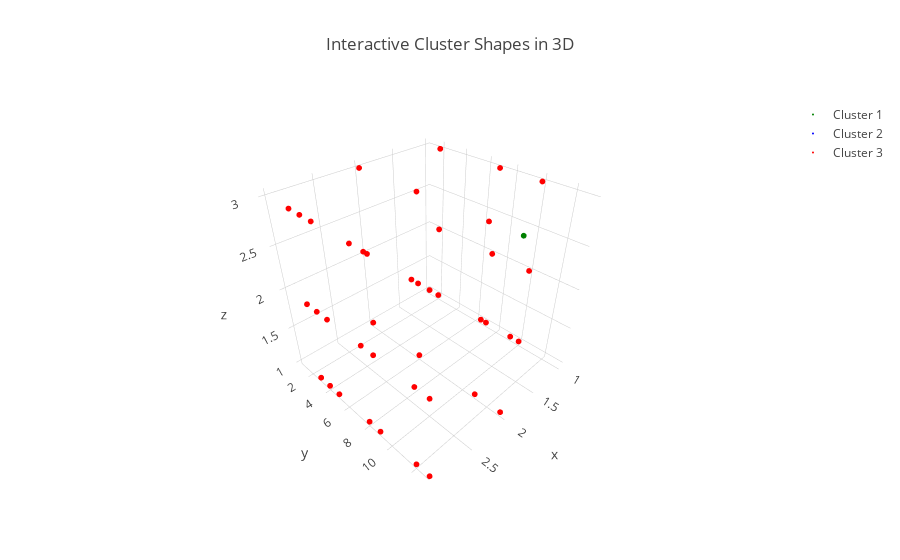

The notebook cell this image was saved under:
### Code cell
cluster1=df.loc[df['difficulty'] == 1]
cluster2=df.loc[df['difficulty'] == 2]
cluster3=df.loc[df['difficulty'] == 3]

scatter1 = dict(
    mode = "markers",
    name = "Cluster 1",
    type = "scatter3d",    
    x = cluster1.as_matrix()[:,0], y = cluster1.as_matrix()[:,1], z = cluster1.as_matrix()[:,2],
    marker = dict( size=2, color='green')
)
scatter2 = dict(
    mode = "markers",
    name = "Cluster 2",
    type = "scatter3d",    
    x = cluster2.as_matrix()[:,0], y = cluster2.as_matrix()[:,1], z = cluster2.as_matrix()[:,2],
    marker = dict( size=2, color='blue')
)
scatter3 = dict(
    mode = "markers",
    name = "Cluster 3",
    type = "scatter3d",    
    x = cluster3.as_matrix()[:,0], y = cluster3.as_matrix()[:,1], z = cluster3.as_matrix()[:,2],
    marker = dict( size=2, color='red')
)
cluster1 = dict(
    alphahull = 5,
    name = "Cluster 1",
    opacity = .1,
    type = "mesh3d",    
    x = cluster1.as_matrix()[:,0], y = cluster1.as_matrix()[:,1], z = cluster1.as_matrix()[:,2],
    color='green', showscale = True
)
cluster2 = dict(
    alphahull = 5,
    name = "Cluster 2",
    opacity = .1,
    type = "mesh3d",    
    x = cluster2.as_matrix()[:,0], y = cluster2.as_matrix()[:,1], z = cluster2.as_matrix()[:,2],
    color='blue', showscale = True
)
cluster3 = dict(
    alphahull = 5,
    name = "Cluster 3",
    opacity = .1,
    type = "mesh3d",    
    x = cluster3.as_matrix()[:,0], y = cluster3.as_matrix()[:,1], z = cluster3.as_matrix()[:,2],
    color='red', showscale = True
)
layout = dict(
    title = 'Interactive Cluster Shapes in 3D',
    scene = dict(
        xaxis = dict( zeroline=True ),
        yaxis = dict( zeroline=True ),
        zaxis = dict( zeroline=True ),
    )
)
fig = dict( data=[scatter1, scatter2, scatter3, cluster1, cluster2, cluster3], layout=layout )
# Use py.iplot() for IPython notebook
plotly.offline.iplot(fig, filename='mesh3d_sample')
#Export to plot.ly

### Figure 1 — Plotly figure (JSON) as saved in the notebook; plotly's stock layout.template omitted (floating-point values rounded to 4 significant figures; data arrays with more than 128 entries replaced by an {"elided": "..."} marker saying what was removed)
{"data": [{"marker": {"color": "green", "size": 2}, "mode": "markers", "name": "Cluster 1", "type": "scatter3d", "uid": "ab8c5192-b6f6-443c-8998-ebdef2410897", "x": {"elided": "1620 int values"}, "y": {"elided": "1620 int values"}, "z": {"elided": "1620 int values"}}, {"marker": {"color": "blue", "size": 2}, "mode": "markers", "name": "Cluster 2", "type": "scatter3d", "uid": "3dbebff2-a97a-44fb-912d-030745cc28be", "x": {"elided": "549 int values"}, "y": {"elided": "549 int values"}, "z": {"elided": "549 int values"}}, {"marker": {"color": "red", "size": 2}, "mode": "markers", "name": "Cluster 3", "type": "scatter3d", "uid": "95cc9994-267d-4137-acec-05485f9dfdd9", "x": {"elided": "1774 int values"}, "y": {"elided": "1774 int values"}, "z": {"elided": "1774 int values"}}, {"alphahull": 5, "color": "green", "name": "Cluster 1", "opacity": 0.1, "showscale": true, "type": "mesh3d", "uid": "70416d50-a803-4c99-8857-b0247e083871", "x": {"elided": "1620 int values"}, "y": {"elided": "1620 int values"}, "z": {"elided": "1620 int values"}}, {"alphahull": 5, "color": "blue", "name": "Cluster 2", "opacity": 0.1, "showscale": true, "type": "mesh3d", "uid": "505deaf4-6cc5-4d88-ac48-6b96322ef32a", "x": {"elided": "549 int values"}, "y": {"elided": "549 int values"}, "z": {"elided": "549 int values"}}, {"alphahull": 5, "color": "red", "name": "Cluster 3", "opacity": 0.1, "showscale": true, "type": "mesh3d", "uid": "bd085a9f-840d-45f9-9e74-dab8a859524e", "x": {"elided": "1774 int values"}, "y": {"elided": "1774 int values"}, "z": {"elided": "1774 int values"}}], "layout": {"scene": {"xaxis": {"zeroline": true}, "yaxis": {"zeroline": true}, "zaxis": {"zeroline": true}}, "title": {"text": "Interactive Cluster Shapes in 3D"}}}
